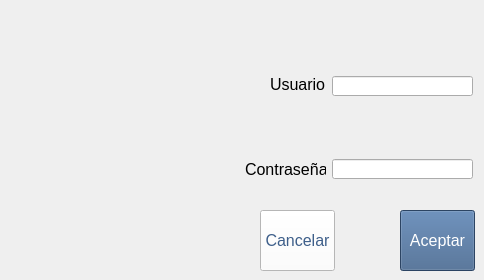
    <widget class="QWidget" name="page_0">
     <widget class="QLineEdit" name="contrasena_LE">
      <property name="geometry">
       <rect>
        <x>332</x>
        <y>159</y>
        <width>141</width>
        <height>20</height>
       </rect>
      </property>
      <property name="inputMask">
       <string/>
      </property>
      <property name="echoMode">
       <enum>QLineEdit::Password</enum>
      </property>
     </widget>
     <widget class="QPushButton" name="cancelar_PB">
      <property name="geometry">
       <rect>
        <x>260</x>
        <y>210</y>
        <width>75</width>
        <height>61</height>
       </rect>
      </property>
      <property name="font">
       <font>
        <pointsize>12</pointsize>
        <weight>50</weight>
        <bold>false</bold>
        <strikeout>false</strikeout>
        <stylestrategy>PreferDefault</stylestrategy>
        <kerning>true</kerning>
       </font>
      </property>
      <property name="styleSheet">
       <string notr="true">QPushButton {
border-color: rgb(0, 0, 127);
background-color: rgb(255,255,255);
color:rgb(62,95,138);
}</string>
      </property>
      <property name="text">
       <string>Cancelar</string>
      </property>
     </widget>
     <widget class="QLabel" name="contrasena_LB">
      <property name="geometry">
       <rect>
        <x>245</x>
        <y>159</y>
        <width>81</width>
        <height>20</height>
       </rect>
      </property>
      <property name="font">
       <font>
        <pointsize>12</pointsize>
       </font>
      </property>
      <property name="text">
       <string>Contraseña</string>
      </property>
     </widget>
     <widget class="QPushButton" name="aceptar_PB">
      <property name="geometry">
       <rect>
        <x>400</x>
        <y>210</y>
        <width>75</width>
        <height>61</height>
       </rect>
      </property>
      <property name="sizeIncrement">
       <size>
        <width>0</width>
        <height>0</height>
       </size>
      </property>
      <property name="font">
       <font>
        <pointsize>12</pointsize>
       </font>
      </property>
      <property name="styleSheet">
       <string notr="true">QPushButton {
background-color: rgb(62,95,138);
color:rgb(255,255,255);
}</string>
      </property>
      <property name="text">
       <string>Aceptar</string>
      </property>
     </widget>
     <widget class="QLineEdit" name="usuario_LE">
      <property name="geometry">
       <rect>
        <x>332</x>
        <y>76</y>
        <width>141</width>
        <height>20</height>
       </rect>
      </property>
     </widget>
     <widget class="QLabel" name="usuario_LB">
      <property name="geometry">
       <rect>
        <x>270</x>
        <y>76</y>
        <width>61</width>
        <height>16</height>
       </rect>
      </property>
      <property name="font">
       <font>
        <pointsize>12</pointsize>
       </font>
      </property>
      <property name="text">
       <string>Usuario</string>
      </property>
     </widget>
    </widget>
